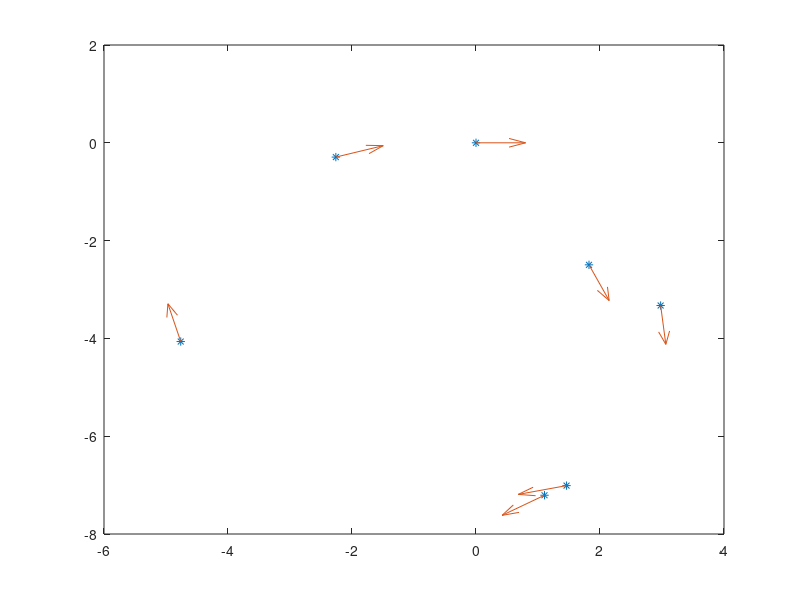

Source code (MATLAB): (Note: this script raises an error after producing the figure.)

clear
clearvars -global
close all
load rotationtestdata


global timestamp wheelDispL wheelDispR xm ym trot;

hf = figure(2);
set(hf,'Units','Points');
set(hf,'Position',[650,550,350,300]);

h1 = plot(xm,ym,'*', 'Color', [     0    0.4470    0.7410]);
hold on
% quiver(xm, ym, 0.5*cos(Angledegrees/180*pi), -0.5*sin(Angledegrees/180*pi));
a = quiver(xm,ym,cos(trot),sin(trot), 0.2);
set(a,'Color', h1.Color);

inds = [26, 256, 620, 920, 1230, 1550, 1900];
xj = xJag(inds);
yj = yJag(inds);
tj = tJag(inds);
h2 = plot(xj,yj,'*', 'Color', [0.8500    0.3250    0.0980]);
a = quiver(xj,yj,cos(tj),sin(tj), 0.2);
set(a,'Color', h2.Color);
a = plot(xJag,yJag);
set(a,'Color', h2.Color);

legend([h1,h2],{'True State', 'Estimated State'}, 'Location', 'Best')

xlabel 'x [m]'
ylabel 'y [m]'

grid on

legend([h1,h2],{'True State', 'Estimated State'}, 'Location', 'Best')

title 'Full Circle Rotation Test'

%%
niter = 100;
R0 = 0.089;
b0 = 0.242;
mmse = objfun([b0,R0,R0]);

argsmin = Inf;
minmmse = Inf;

x0 = [b0,R0,R0];
lb = 0.8*[b0,R0,R0];
ub = 1.2*[b0,R0,R0];

[args_lb,minmmse_lb] = fminsearch(@objfun, lb);
[args_x0,minmmse_x0] = fminsearch(@objfun, x0);
[args_ub,minmmse_ub] = fminsearch(@objfun, ub);

%%

argsmin = args_lb;

[xop,yop,top,exop,eyop,etop] = integrate_wheeldisps(timestamp,wheelDispL,wheelDispR,...
    argsmin(1), argsmin(2), argsmin(3));

xo = xop(inds);
exo = exop(inds);
yo = yop(inds);
eyo = eyop(inds);
to = top(inds);
eto = etop(inds);

%%

hf = figure(3);
set(hf,'Units','Points');
set(hf,'Position',[650,550,350,300]);

h1 = plot(xm,ym,'*', 'Color', [     0    0.4470    0.7410]);
hold on
% quiver(xm, ym, 0.5*cos(Angledegrees/180*pi), -0.5*sin(Angledegrees/180*pi));
a = quiver(xm,ym,cos(trot),sin(trot), 0.2);
set(a,'Color', h1.Color);


h2 = plot(xo,yo,'*', 'Color', [0.9290    0.6940    0.1250]);
a = quiver(xo,yo,cos(to),sin(to), 0.2);
set(a,'Color', h2.Color);
% a = quiver(xo,yo,cos(to-eto),sin(to-eto), 0.1);
% set(a,'Color', h2.Color);
% a = quiver(xo,yo,cos(to+eto),sin(to+eto), 0.1);
% set(a,'Color', h2.Color);
a = plot(xop,yop);
set(a,'Color', h2.Color);

for i = 1:length(exo)
    a = exo(i);
    b = eyo(i);
    x0 = xo(i);
    y0 = yo(i);
    t=-pi:0.01:pi;
    x=x0+a*cos(t);
    y=y0+b*sin(t);
    plot(x,y, '--', 'Color', h2.Color)
end

xlabel 'x [m]'
ylabel 'y [m]'

grid on

legend([h1,h2],{'True State', 'Optimized State'}, 'Location', 'Best')

title 'Full Circle Rotation Test'

% print -dpng -r500 RotTest.png
